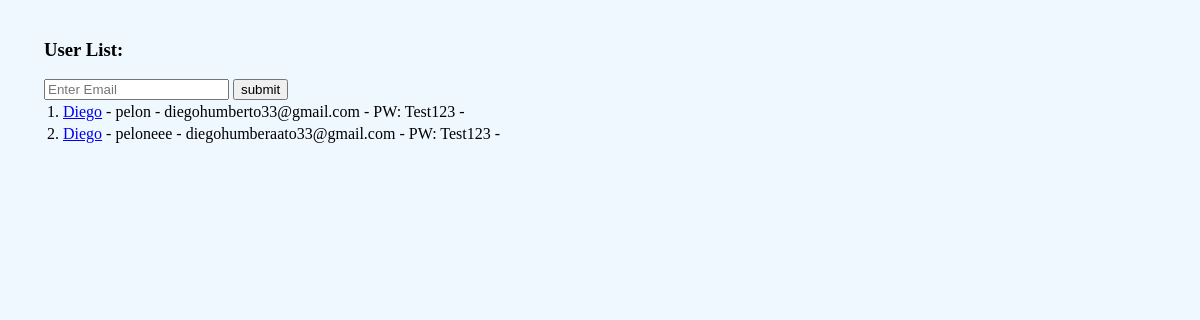
The page /index on the database as committed earlier.
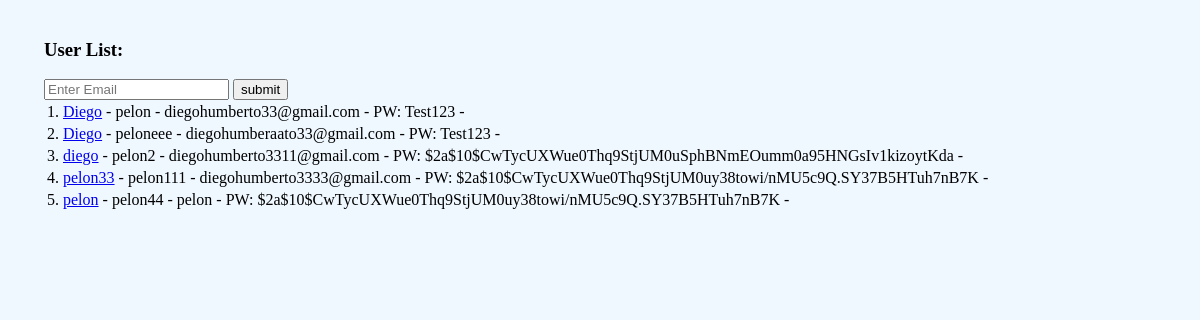
The same page on the database as committed later.
### app.py (models this page shows, shortened)
class Users(db.Model):
    id = db.Column(db.Integer, primary_key=True)
    username = db.Column(db.String(200), nullable=False, unique=True)
    name = db.Column(db.String(200), nullable=False)
    email = db.Column(db.String(120), nullable=False, unique=True)
    password_hash = db.Column(db.String(128))
    date_added = db.Column(db.DateTime, default=datetime.utcnow)

### app.py (the view)
@app.route("/index", methods=["POST", "GET"])
def add_user():
    our_users = Users.query.order_by(Users.date_added)
    print("ADD_USER:", our_users)
    return render_template("add_user.html", our_users=our_users)

### app.py (called while the page is built)
@app.before_request
def before_request():
    print("antes de la peticion")

@app.after_request
def after_request(response):
    print("despues de la peticion")
    return response

### templates/add_user.html (shortened to what this page needs)
{% extends './layout.html' %}
{% block body %}
<h3>User List:</h3>
  <form action="#" method="POST">
    <input type="email" name="email" placeholder="Enter Email" value=""/>
    <input type="submit" value="submit"/>
  </form>
  <table class="table table-hover table-bordered table-striped">
    {% for our_user in our_users %}
      <tr>
        <td>{{ our_user.id }}.
          <a href=" ">{{ our_user.name }}</a> - {{our_user.username }} - {{ our_user.email }} - PW: {{ our_user.password_hash }} -
        </td>
      </tr>
    {% endfor %}
  </table>
{% endblock %}

### templates/layout.html (shortened to what this page needs)
<!DOCTYPE html>
<html lang="en">
  <head>
    <link
      rel="stylesheet"
      href="{{ url_for('static', filename='css/layout.css')}}"
    />
  </head>
  <body>
    {% block body %} {% endblock %}
  </body>
</html>

### static/css/layout.css (style rules this page uses)
body { padding: 12px 36px; background-color: aliceblue; }

Rows that differ between the two databases and show on the page:
added Users: id "3", name "diego", username "pelon2", email "diegohumberto3311@gmail.com", password_hash "$2a$10$CwTycUXWue0Thq9StjUM0uSphBNmEOumm0a95HNGsIv1kizoytKda"
added Users: id "4", name "pelon33", username "pelon111", email "diegohumberto3333@gmail.com", password_hash "$2a$10$CwTycUXWue0Thq9StjUM0uy38towi/nMU5c9Q.SY37B5HTuh7nB7K"
added Users: id "5", name "pelon", username "pelon44", email "pelon", password_hash "$2a$10$CwTycUXWue0Thq9StjUM0uy38towi/nMU5c9Q.SY37B5HTuh7nB7K"
